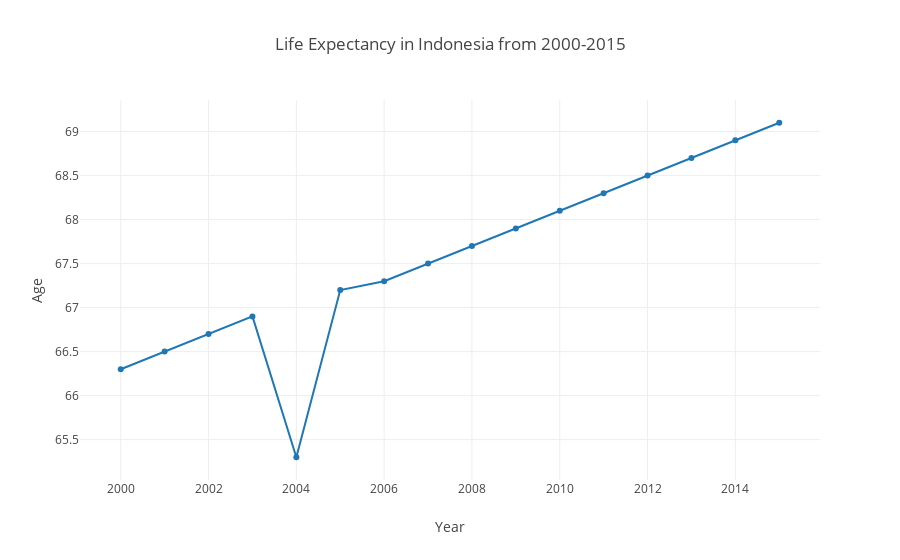

Here is the notebook cell this chart was saved with:
### Code cell
import plotly.graph_objs as go
# Create a trace
trace = go.Scatter(
    x = idn["Year"],
    y = idn["Life expectancy "]
)
layout = dict(title = 'Life Expectancy in Indonesia from 2000-2015',
              xaxis = dict(title = 'Year'),
              yaxis = dict(title = 'Age'),
              )
data2 = [trace]
fig = dict(data=data2, layout=layout)
iplot(fig, filename='basic-line')

### Figure 1 — Plotly figure (JSON) as saved in the notebook; plotly's stock layout.template omitted (floating-point values rounded to 4 significant figures)
{"data": [{"type": "scatter", "uid": "28fae07a-029d-11e9-9add-bcee7b0c69ff", "x": [2015, 2014, 2013, 2012, 2011, 2010, 2009, 2008, 2007, 2006, 2005, 2004, 2003, 2002, 2001, 2000], "y": [69.1, 68.9, 68.7, 68.5, 68.3, 68.1, 67.9, 67.7, 67.5, 67.3, 67.2, 65.3, 66.9, 66.7, 66.5, 66.3]}], "layout": {"title": "Life Expectancy in Indonesia from 2000-2015", "xaxis": {"title": "Year"}, "yaxis": {"title": "Age"}}}
